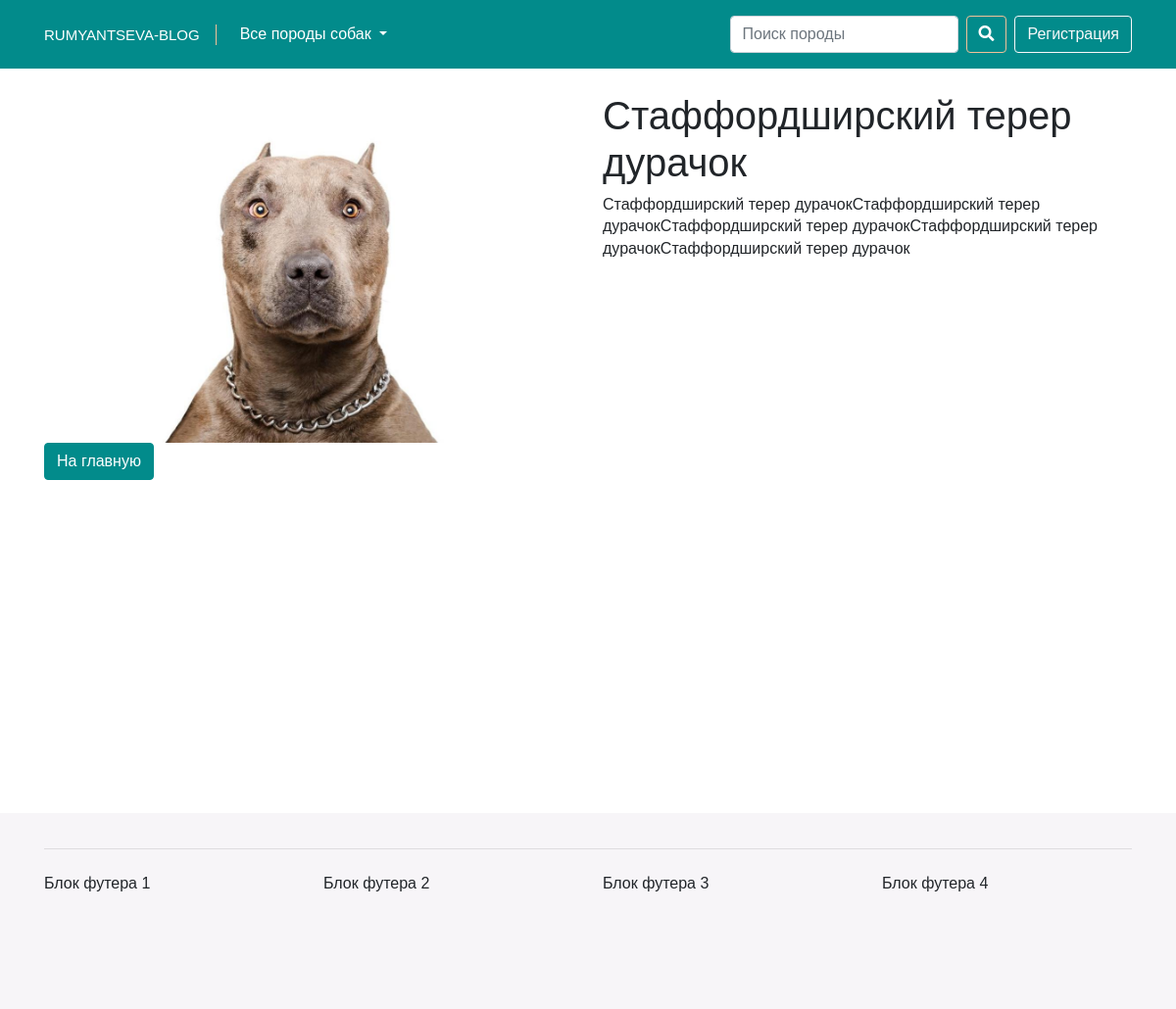
Screenshot of /details.php?id=50 with the database file from the repository.
### tables this page shows
CREATE TABLE `breeds` (
  `id` int(11) NOT NULL,
  `title` varchar(255) NOT NULL,
  `short_content` text NOT NULL,
  `content` text NOT NULL,
  `category_id` int(11) NOT NULL,
  `author_id` int(11) NOT NULL,
  `image` varchar(255) NOT NULL,
  `date` timestamp NOT NULL DEFAULT CURRENT_TIMESTAMP,
  `status` int(1) NOT NULL DEFAULT '1'
);

### details.php (the view, shortened to what this page needs)
<?php
$pdo = new PDO ("mysql:host=localhost;dbname=myblogloc;charset=utf8", "root", "root");
$statement = $pdo->prepare("SELECT * FROM breeds WHERE id=:id");
$statement->bindParam(":id", $_GET['id']);
$statement->execute();
$breed = $statement->fetch(PDO::FETCH_ASSOC);
?>
<!doctype html>
<html lang="ru">
<head>
	<link rel="stylesheet" href="https://stackpath.bootstrapcdn.com/bootstrap/4.1.3/css/bootstrap.min.css">
	<link rel="stylesheet" href="css/style.css">
	<link rel="stylesheet" href="https://use.fontawesome.com/releases/v5.6.3/css/all.css">
</head>
<body>
<nav class="navbar navbar-expand-lg navbar-dark bg-nav-custom sticky-top">
	<div class="container">
		<a class="navbar-brand navbar-brand-custom" href="/">Rumyantseva-blog</a>
		<div class="collapse navbar-collapse" id="navbarText">
			<ul class="navbar-nav mr-auto">
				<li class="nav-item dropdown active">
					<a class="nav-link dropdown-toggle" href="/" id="navbarDropdown" role="button" data-toggle="dropdown" aria-haspopup="true" aria-expanded="false">
						Все породы собак<span class="sr-only">(current)</span>
					</a>
				</li>
			</ul>
		</div>
		<form class="form-inline my-2 my-lg-0">
			<input class="form-control mr-sm-2" type="search" placeholder="Поиск породы" aria-label="Search">
			<button class="btn btn-outline-success btn-outline-custom my-2 my-sm-0" type="submit"><i class="fas fa-search"></i></button>
		</form>
		<span class="navbar-text ml-lg-2"><button type="button" class="btn btn-outline-light">Регистрация</button></span>
	</div>
</nav>
<div class="section pt-4">
	<div class="container">
		<div class="row">
			<div class="col-md-6">
				<div class="img-wrap">
					<img src="uploads/<?= $breed['image'];?>" alt="">
				</div>
			</div>
			<div class="col-md-6">
				<h1><?= $breed["title"]?></h1>
				<p><?= $breed["content"]?></p>
			</div>
		</div>
		<div class="row">
			<div class="col-12">
				<a class="btn btn-custom" href="/">На главную</a>
			</div>
		</div>
			</div>
		</div>
<footer class="footer">
	<div class="container">
		<hr class="my-4">
		<div class="row">
			<div class="col-3">Блок футера 1</div>
			<div class="col-3">Блок футера 2</div>
			<div class="col-3">Блок футера 3</div>
			<div class="col-3">Блок футера 4</div>
		</div>
	</div>
</footer>
</body>
</html>

### css/style.css (style rules this page uses)
body { font-family: 'lasco-regular', sans-serif; font-size: 16px; line-height: 1.4; }
a { color: #028b8b; }
.bg-nav-custom { background-color: #028b8b; }
.navbar-brand-custom { color: #fff; border-right: 1px solid #f1c198; padding: 0 1rem 0 0; text-transform: uppercase; font-size: 15px; }
.btn-outline-custom { color: #fff; background-color: transparent; background-image: none; border-color: #f1c198; }
.btn-custom { color: #fff; background-color: #028b8b; border-color: #028b8b; }
.section { min-height: 95vh; }
.img-wrap img { max-width: 100%; }
.footer { padding: 1% 0; min-height: 200px; background: #f7f5f8; }

### rows the page displays
breeds: image (picture), title "Стаффордширский терер дурачок", content "Стаффордширский терер дурачокСтаффордширский терер дурачокСтаффордширский терер дурачокСтаффордширский терер дурачокСтаффордширский терер дурачок"
